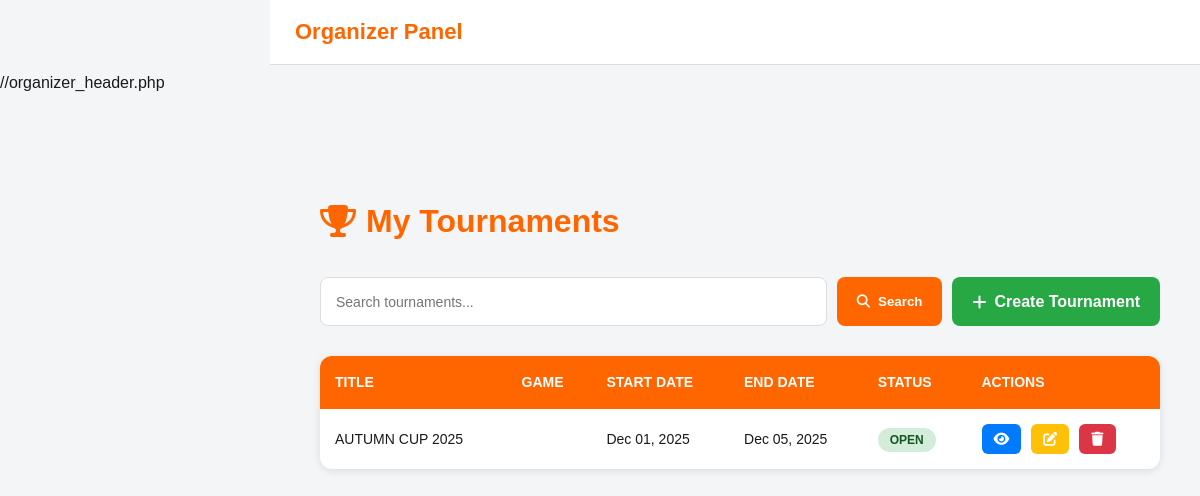
The page /TOURNAMENT/organizer/view_tournaments.php (signed in) on the database as committed earlier.
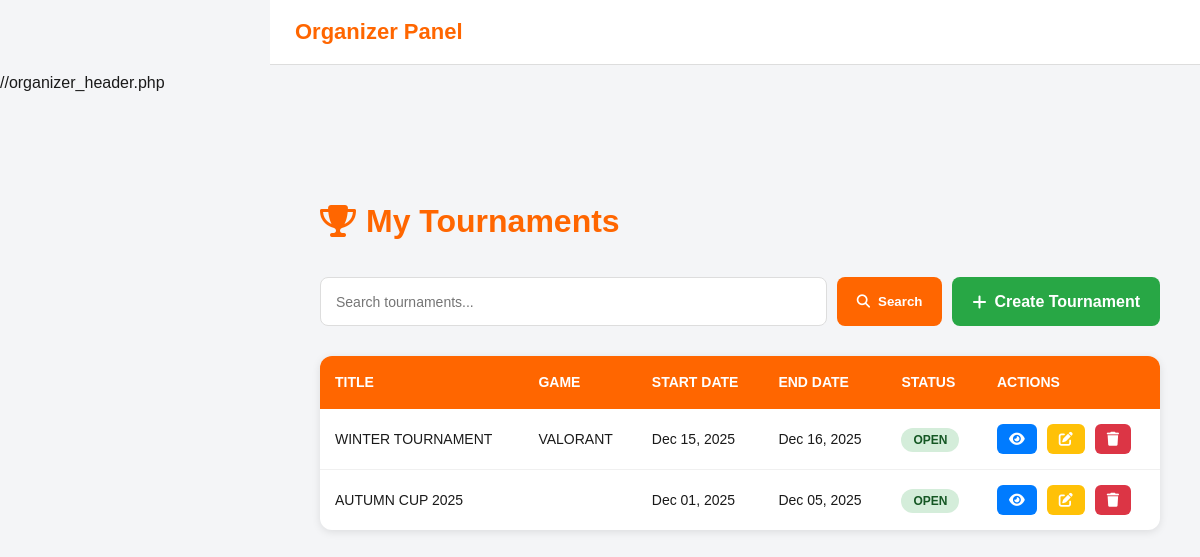
The same page on the database as committed later.
### tables this page shows
CREATE TABLE `tournaments` (
  `tournament_id` int(11) NOT NULL,
  `organizer_id` int(11) NOT NULL,
  `title` varchar(255) NOT NULL,
  `description` varchar(500) DEFAULT NULL,
  `start_date` datetime NOT NULL,
  `end_date` datetime DEFAULT NULL,
  `reg_start_date` datetime DEFAULT NULL,
  `reg_end_date` datetime DEFAULT NULL,
  `max_teams` int(11) NOT NULL,
  `status` enum('open','completed','cancelled') DEFAULT 'open',
  `game` varchar(100) NOT NULL
);

### TOURNAMENT/organizer/view_tournaments.php (the view, shortened to what this page needs)
<?php
require_once __DIR__ . '/../backend/helpers/auth_guard.php';
$stmtProfile = $conn->prepare("SELECT organizer_id FROM organizer_profiles WHERE account_id = ?");
$stmtProfile->execute([$_SESSION['account_id']]);
$profile = $stmtProfile->fetch(PDO::FETCH_ASSOC);
$organizer_id = $profile['organizer_id'];
$sidebarPath = __DIR__ . '/../includes/organizer/organizer_sidebar.php';
$pageSize = 10;
$page = isset($_GET['page']) ? max(1, intval($_GET['page'])) : 1;
$offset = ($page - 1) * $pageSize;
$search = isset($_GET['search']) ? trim($_GET['search']) : '';
try {
    if (!empty($search)) {
        $stmt = $conn->prepare("
            SELECT * FROM tournaments
            WHERE organizer_id = :oid AND LOWER(title) LIKE LOWER(:search)
            ORDER BY start_date DESC
            LIMIT :limit OFFSET :offset
        ");
        $stmt->bindValue(':search', "%$search%", PDO::PARAM_STR);
    } else {
        $stmt = $conn->prepare("
            SELECT * FROM tournaments
            WHERE organizer_id = :oid
            ORDER BY start_date DESC
            LIMIT :limit OFFSET :offset
        ");
    }
    $stmt->bindValue(':oid', $organizer_id, PDO::PARAM_INT);
    $stmt->bindValue(':limit', (int)$pageSize, PDO::PARAM_INT);
    $stmt->bindValue(':offset', (int)$offset, PDO::PARAM_INT);
    $stmt->execute();
    $tournaments = $stmt->fetchAll(PDO::FETCH_ASSOC);
} catch (PDOException $e) {
    die("Database error: " . htmlspecialchars($e->getMessage()));
}
?>
<!DOCTYPE html>
<html lang="en">
<head>
<link rel="stylesheet" href="../assets/css/common.css">
<link rel="stylesheet" href="../assets/css/organizer_dashboard.css">
<link rel="stylesheet" href="https://cdnjs.cloudflare.com/ajax/libs/font-awesome/6.4.0/css/all.min.css">
</head>
<body>
<?php include "../includes/organizer/organizer_header.php"; ?>
<?php include $sidebarPath; ?>
<main class="content">
    <h1><i class="fa-solid fa-trophy"></i> My Tournaments</h1>
    <form method="GET" class="search-form">
        <input type="text" name="search" placeholder="Search tournaments..." value="<?= htmlspecialchars($search) ?>">
        <button type="submit"><i class="fa fa-search"></i> Search</button>
        <a href="create_tournament.php" class="btn btn-primary">
            <i class="fa fa-plus"></i> Create Tournament
        </a>
    </form>
    <table class="table">
        <thead>
            <tr>
                <th>Title</th>
                <th>Game</th>
                <th>Start Date</th>
                <th>End Date</th>
                <th>Status</th>
                <th>Actions</th>
            </tr>
        </thead>
        <tbody>
            <?php if ($tournaments): ?>
                <?php foreach ($tournaments as $t): ?>
                    <tr>
                        <td><?= htmlspecialchars($t['title']) ?></td>
                        <td><?= htmlspecialchars($t['game']) ?></td>
                        <td><?= date('M d, Y', strtotime($t['start_date'])) ?></td>
                        <td><?= $t['end_date'] ? date('M d, Y', strtotime($t['end_date'])) : 'N/A' ?></td>
                        <td>
                            <span style="
                                padding: 5px 12px;
                                border-radius: 20px;
                                font-size: 12px;
                                font-weight: 600;
                                background: <?= $t['status'] === 'open' ? '#d4edda' : ($t['status'] === 'completed' ? '#d1ecf1' : '#f8d7da') ?>;
                                color: <?= $t['status'] === 'open' ? '#155724' : ($t['status'] === 'completed' ? '#0c5460' : '#721c24') ?>;
                            ">
                                <?= strtoupper(htmlspecialchars($t['status'])) ?>
                            </span>
                        </td>
                        <td class="actions">
                            <a href="view_single_tournament.php?id=<?= $t['tournament_id'] ?>" class="view" title="View">
                                <i class="fa fa-eye"></i>
                            </a>
                            <a href="edit_tournament.php?id=<?= $t['tournament_id'] ?>" class="edit" title="Edit">
                                <i class="fa fa-edit"></i>
                            </a>
                            <a href="../backend/delete_tournament.php?id=<?= $t['tournament_id'] ?>"
                               onclick="return confirm('Are you sure you want to delete this tournament?');"
                               class="delete"
                               title="Delete">
                                <i class="fa fa-trash"></i>
                            </a>
                        </td>
                    </tr>
                <?php endforeach; ?>
            <?php endif; ?>
        </tbody>
    </table>
</main>
</body>
</html>

### TOURNAMENT/includes/organizer/organizer_header.php (shortened to what this page needs)
//organizer_header.php
<link rel="stylesheet" href="https://cdnjs.cloudflare.com/ajax/libs/font-awesome/6.4.0/css/all.min.css">
<header class="top-header">
    <div class="header-left">
        <h2>Organizer Panel</h2>
    </div>
</header>

### TOURNAMENT/includes/organizer/organizer_sidebar.php (shortened to what this page needs)
<link rel="stylesheet" href="../assets/css/admin_sidebar.css">

### TOURNAMENT/assets/css/common.css (style rules this page uses)
:root { --bg-main: #FFFFFF; --bg-secondary: #F5F5F5; --bg-card: #FFFFFF; --text-main: #1A1A1A; --text-secondary: #555555; --text-muted: #555555; --accent: #FF5E00; --accent-hover: #FF7B33; --border: #E0E0E0; --border-color: #E0E0E0; --highlight-cyan: #00FFFF; --shadow: rgba(0, 0, 0, 0.1); --shadow-lg: rgba(0, 0, 0, 0.2); }
* { margin: 0; padding: 0; box-sizing: border-box; font-family: "Poppins", sans-serif; }
html { scroll-behavior: smooth; scroll-padding-top: 80px; }
body { background-color: var(--bg-main); color: var(--text-main); line-height: 1.6; transition: background-color 0.4s, color 0.4s; min-height: 100vh; display: flex; flex-direction: column; overflow-x: hidden; }
.btn, .cta-btn { background-color: var(--accent); color: #fff; border: none; border-radius: 6px; padding: 10px 18px; font-weight: 600; cursor: pointer; text-decoration: none; transition: background 0.3s, box-shadow 0.3s; }

### TOURNAMENT/organizer/view_tournaments.php (style rules this page uses)
body { margin: 0; font-family: Arial, sans-serif; background: #f4f5f7; }
main.content { margin-left: 280px; padding: 100px 40px 40px; min-height: 100vh; }
.content h1 { color: #ff6600; margin-bottom: 30px; display: flex; align-items: center; gap: 10px; }
.search-form { display: flex; gap: 10px; margin-bottom: 30px; flex-wrap: wrap; }
.search-form input[type="text"] { flex: 1; min-width: 250px; padding: 12px 15px; border: 1px solid #ddd; border-radius: 8px; font-size: 14px; }
.search-form button, .search-form .btn { padding: 12px 20px; border: none; border-radius: 8px; font-weight: 600; cursor: pointer; text-decoration: none; display: inline-flex; align-items: center; gap: 8px; transition: all 0.3s; }
.search-form button { background: #ff6600; color: white; }
.btn-primary { background: #28a745; color: white; }
.table { width: 100%; background: white; border-radius: 12px; overflow: hidden; box-shadow: 0 2px 8px rgba(0,0,0,0.1); border-collapse: collapse; }
.table thead tr { background: #ff6600; color: white; }
.table th { padding: 15px; text-align: left; font-weight: 600; font-size: 14px; text-transform: uppercase; }
.table td { padding: 15px; border-bottom: 1px solid #f0f0f0; font-size: 14px; }
.table tbody tr:last-child td { border-bottom: none; }
.actions { display: flex; gap: 10px; }
.actions a { padding: 8px 12px; border-radius: 6px; text-decoration: none; color: white; transition: all 0.3s; display: inline-flex; align-items: center; justify-content: center; }
.actions .view { background: #007bff; }
.actions .edit { background: #ffc107; }
.actions .delete { background: #dc3545; }

### TOURNAMENT/includes/organizer/organizer_header.php (style rules this page uses)
.top-header { width: 100%; height: 65px; background: #ffffff; border-bottom: 1px solid #ddd; display: flex; justify-content: space-between; align-items: center; padding: 0 25px; position: fixed; top: 0; left: 270px; z-index: 999; }
.header-left h2 { margin: 0; color: #ff6600; font-size: 22px; font-weight: bold; }
body { padding-top: 70px; }

Rows that differ between the two databases and show on the page:
added tournaments: title "WINTER TOURNAMENT", game "VALORANT", start_date "Dec 15, 2025", end_date "Dec 16, 2025", status "OPEN"
